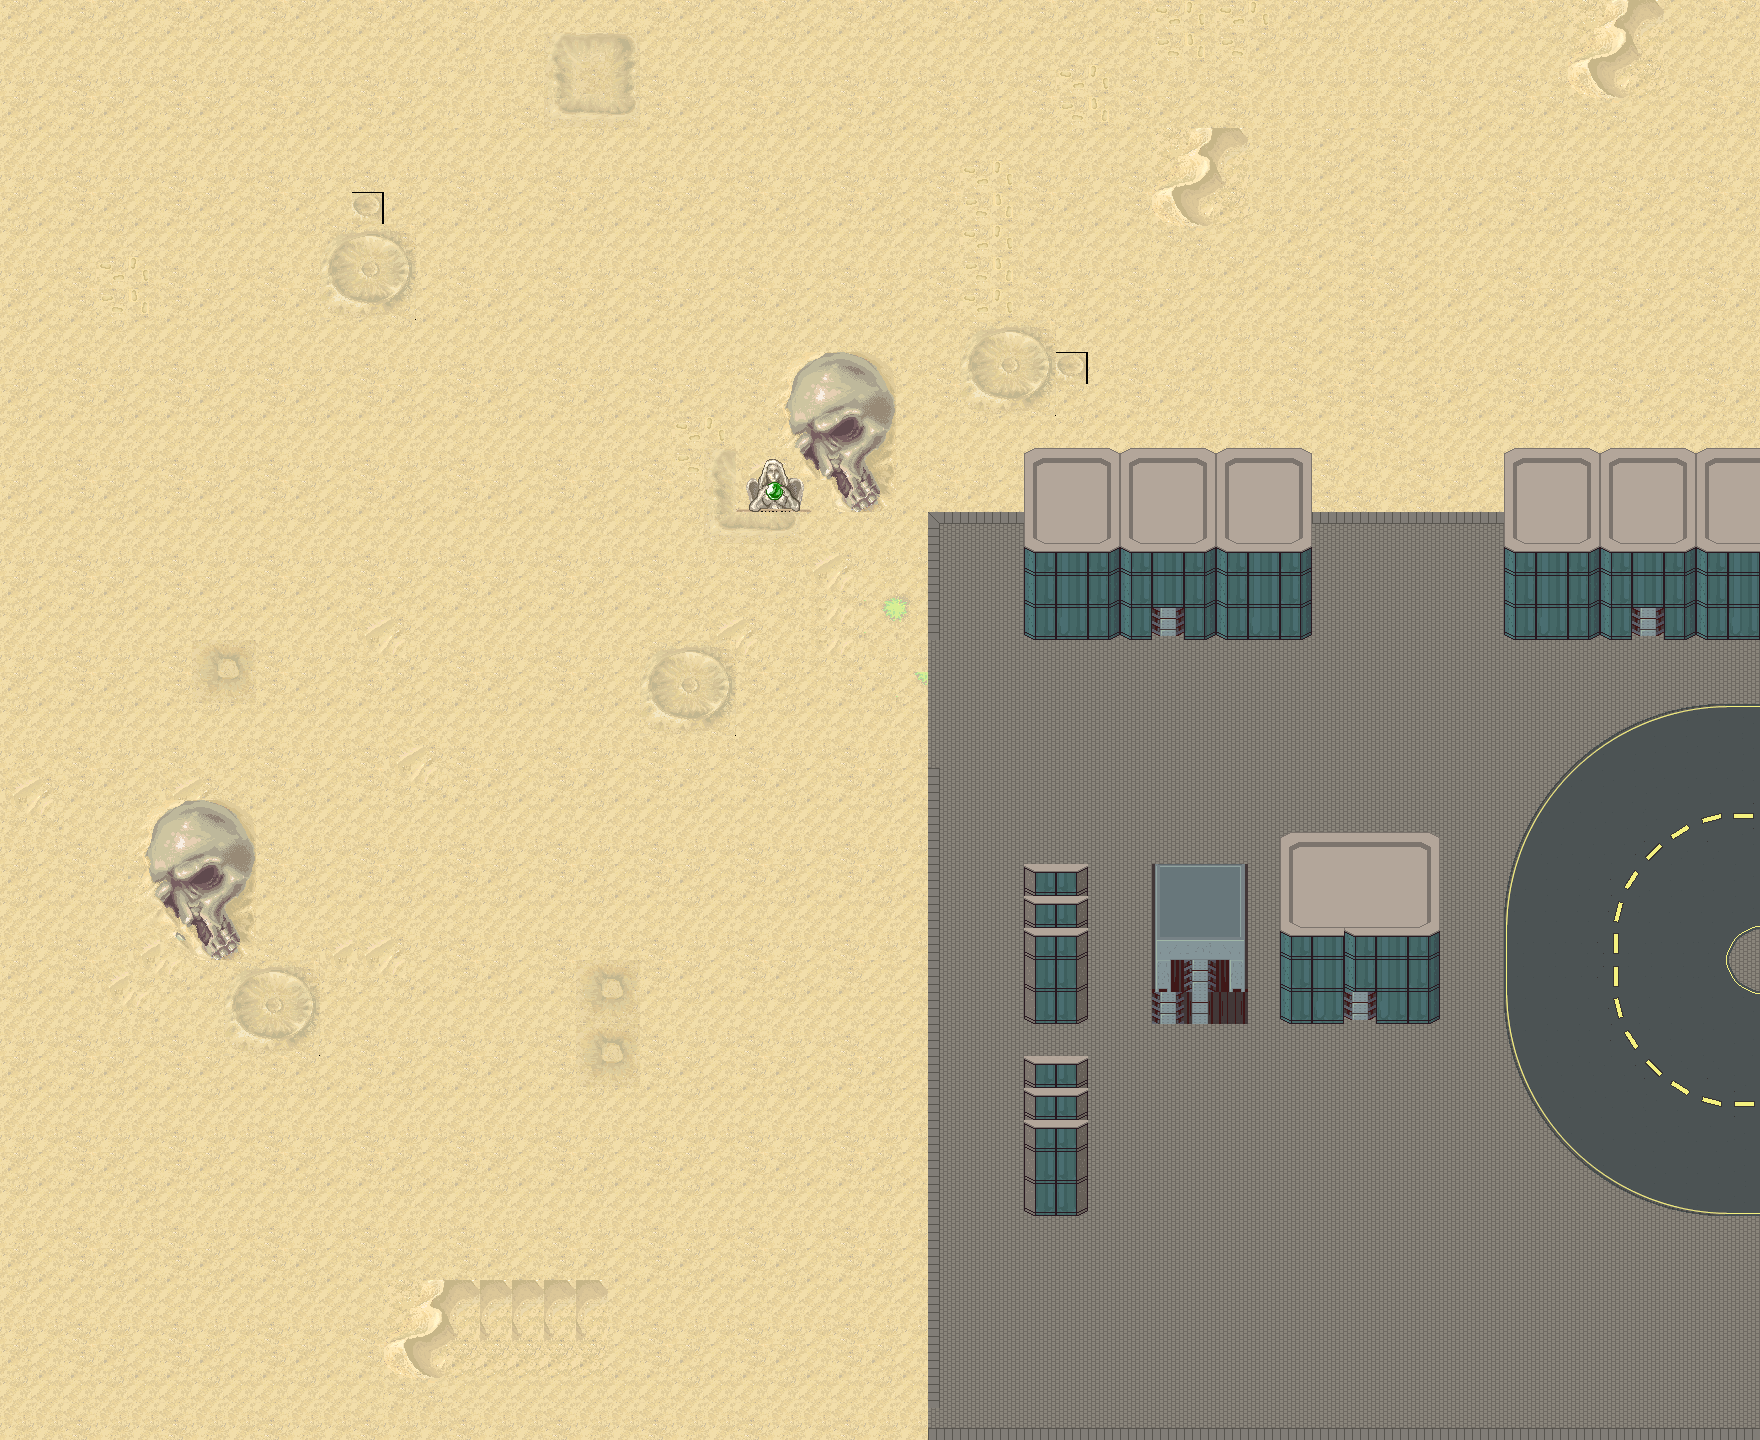

A level layout from a 2D game, rendered from its tile map. Below: a short description, then the map file with tile-grid data replaced by summaries:
An orthogonal 55x45 tile map with 32x32 px tiles, 4 tile layers (groundLayer, groundLayer2, buildingLayer, itemLayer), 4 tilesets and 11 objects (antQueen, antQueen2, exit, start, cockroach, ...).

<map version="1.8" tiledversion="1.8.6" orientation="orthogonal" renderorder="right-down" width="55" height="45" tilewidth="32" tileheight="32" infinite="0" nextlayerid="15" nextobjectid="22">
 <editorsettings>
  <export target="OKUCity2.tmj" format="json" />
 </editorsettings>
 <tileset firstgid="1" name="ground_tiles" tilewidth="32" tileheight="32" tilecount="441" columns="21">
  <image source="ground_tiles.png" width="672" height="701" />
 </tileset>
 <tileset firstgid="442" name="4_Generic_Buildings_32x32" tilewidth="32" tileheight="32" tilecount="3712" columns="32">
  <image source="4_Generic_Buildings_32x32.png" width="1024" height="3712" />
 </tileset>
 <tileset firstgid="4154" name="Building" tilewidth="32" tileheight="32" tilecount="64" columns="8">
  <image source="Building.png" width="256" height="256" />
 </tileset>
 <tileset firstgid="4218" name="Street" tilewidth="32" tileheight="32" tilecount="475" columns="25">
  <image source="Street.png" width="800" height="608" />
 </tileset>
 <layer id="1" name="groundLayer" width="55" height="45">
  <data>[2475 cells, 2475 non-empty, 57 distinct tile ids]</data>
 </layer>
 <layer id="14" name="groundLayer2" width="55" height="45">
  <data>[2475 cells, 130 non-empty, 129 distinct tile ids]</data>
 </layer>
 <layer id="2" name="buildingLayer" width="55" height="45">
  <data>[2475 cells, 218 non-empty, 73 distinct tile ids]</data>
 </layer>
 <layer id="4" name="itemLayer" width="55" height="45">
  <data>[2475 cells, 0 non-empty, 0 distinct tile ids]</data>
 </layer>
 <objectgroup id="10" name="objectLayer">
  <object id="9" name="antQueen" x="833.333" y="604.762">
   <point />
  </object>
  <object id="10" name="antQueen2" x="514.286" y="1047.62">
   <point />
  </object>
  <object id="11" name="exit" x="1638.36" y="1349.18" width="123.81" height="76.1905" />
  <object id="13" name="start" x="-7.12928" y="-4.75285" width="135.456" height="111.692" />
  <object id="14" name="cockroach" x="1524.09" y="1275.8">
   <point />
  </object>
  <object id="15" name="cockroach2" x="212.25" y="203.153">
   <point />
  </object>
  <object id="16" name="muteNPC" x="1399.29" y="589.935">
   <point />
  </object>
  <object id="18" name="otherNPC" x="818.678" y="345.664">
   <point />
  </object>
  <object id="19" name="handSign" x="812.865" y="187.135">
   <point />
  </object>
  <object id="20" name="notePen" x="827.485" y="1038.01">
   <point />
  </object>
  <object id="21" name="notePen2" x="1213.45" y="1289.47">
   <point />
  </object>
 </objectgroup>
</map>
